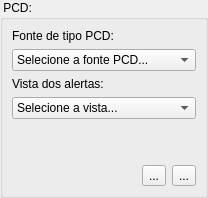
          <widget class="QWidget" name="analysisPCDPage">
           <layout class="QGridLayout" name="gridLayout_7">
            <property name="margin">
             <number>0</number>
            </property>
            <item row="0" column="0">
             <widget class="QGroupBox" name="groupBox_23">
              <property name="title">
               <string> PCD:</string>
              </property>
              <layout class="QGridLayout" name="gridLayout_6">
               <property name="margin">
                <number>9</number>
               </property>
               <item row="0" column="0">
                <widget class="QLabel" name="label_11">
                 <property name="text">
                  <string>Fonte de tipo PCD:</string>
                 </property>
                </widget>
               </item>
               <item row="6" column="0">
                <layout class="QHBoxLayout" name="horizontalLayout_4">
                 <item>
                  <spacer name="horizontalSpacer_3">
                   <property name="orientation">
                    <enum>Qt::Horizontal</enum>
                   </property>
                   <property name="sizeHint" stdset="0">
                    <size>
                     <width>40</width>
                     <height>20</height>
                    </size>
                   </property>
                  </spacer>
                 </item>
                 <item>
                  <widget class="QToolButton" name="analysisAlertIconsBtn">
                   <property name="toolTip">
                    <string notr="true">&lt;!DOCTYPE HTML PUBLIC &quot;-//W3C//DTD HTML 4.0//EN&quot; &quot;http://www.w3.org/TR/REC-html40/strict.dtd&quot;&gt;
&lt;html&gt;&lt;head&gt;&lt;meta name=&quot;qrichtext&quot; content=&quot;1&quot; /&gt;&lt;style type=&quot;text/css&quot;&gt;
p, li { white-space: pre-wrap; }
&lt;/style&gt;&lt;/head&gt;&lt;body style=&quot; font-family:'MS Shell Dlg 2'; font-size:8.25pt; font-weight:400; font-style:normal;&quot;&gt;
&lt;p style=&quot; margin-top:0px; margin-bottom:0px; margin-left:0px; margin-right:0px; -qt-block-indent:0; text-indent:0px;&quot;&gt;&lt;span style=&quot; font-size:8pt;&quot;&gt;Definir os icones de alerta&lt;/span&gt;&lt;/p&gt;&lt;/body&gt;&lt;/html&gt;</string>
                   </property>
                   <property name="text">
                    <string>...</string>
                   </property>
                   <property name="icon">
                    <iconset resource="icons.qrc">
                     <normaloff>:/data/icons/alert.png</normaloff>:/data/icons/alert.png</iconset>
                   </property>
                  </widget>
                 </item>
                 <item>
                  <widget class="QToolButton" name="analysisPcdCrossBtn">
                   <property name="toolTip">
                    <string>&lt;!DOCTYPE HTML PUBLIC &quot;-//W3C//DTD HTML 4.0//EN&quot; &quot;http://www.w3.org/TR/REC-html40/strict.dtd&quot;&gt;
&lt;html&gt;&lt;head&gt;&lt;meta name=&quot;qrichtext&quot; content=&quot;1&quot; /&gt;&lt;style type=&quot;text/css&quot;&gt;
p, li { white-space: pre-wrap; }
&lt;/style&gt;&lt;/head&gt;&lt;body style=&quot; font-family:'MS Shell Dlg 2'; font-size:8.25pt; font-weight:400; font-style:normal;&quot;&gt;
&lt;p style=&quot; margin-top:0px; margin-bottom:0px; margin-left:0px; margin-right:0px; -qt-block-indent:0; text-indent:0px;&quot;&gt;Adicionar cruzamento&lt;/p&gt;&lt;/body&gt;&lt;/html&gt;</string>
                   </property>
                   <property name="text">
                    <string>...</string>
                   </property>
                   <property name="icon">
                    <iconset resource="icons.qrc">
                     <normaloff>:/data/icons/analicruzada.png</normaloff>:/data/icons/analicruzada.png</iconset>
                   </property>
                  </widget>
                 </item>
                </layout>
               </item>
               <item row="1" column="0">
                <widget class="QComboBox" name="analysisPCDCmb">
                 <property name="sizePolicy">
                  <sizepolicy hsizetype="Expanding" vsizetype="Fixed">
                   <horstretch>0</horstretch>
                   <verstretch>0</verstretch>
                  </sizepolicy>
                 </property>
                 <item>
                  <property name="text">
                   <string>Selecione a fonte PCD...</string>
                  </property>
                 </item>
                 <item>
                  <property name="text">
                   <string>Fonte de dados do tipo PCD</string>
                  </property>
                  <property name="icon">
                   <iconset resource="icons.qrc">
                    <normaloff>:/data/icons/risco.png</normaloff>:/data/icons/risco.png</iconset>
                  </property>
                 </item>
                </widget>
               </item>
               <item row="4" column="0">
                <spacer name="verticalSpacer_5">
                 <property name="orientation">
                  <enum>Qt::Vertical</enum>
                 </property>
                 <property name="sizeHint" stdset="0">
                  <size>
                   <width>20</width>
                   <height>40</height>
                  </size>
                 </property>
                </spacer>
               </item>
               <item row="2" column="0">
                <widget class="QLabel" name="label_13">
                 <property name="text">
                  <string>Vista dos alertas:</string>
                 </property>
                </widget>
               </item>
               <item row="3" column="0">
                <widget class="QComboBox" name="analysisViewCmb">
                 <item>
                  <property name="text">
                   <string>Selecione a vista...</string>
                  </property>
                 </item>
                 <item>
                  <property name="text">
                   <string>Vista do tema de alerta</string>
                  </property>
                  <property name="icon">
                   <iconset resource="icons.qrc">
                    <normaloff>:/data/icons/risco.png</normaloff>:/data/icons/risco.png</iconset>
                  </property>
                 </item>
                </widget>
               </item>
              </layout>
             </widget>
            </item>
           </layout>
          </widget>
